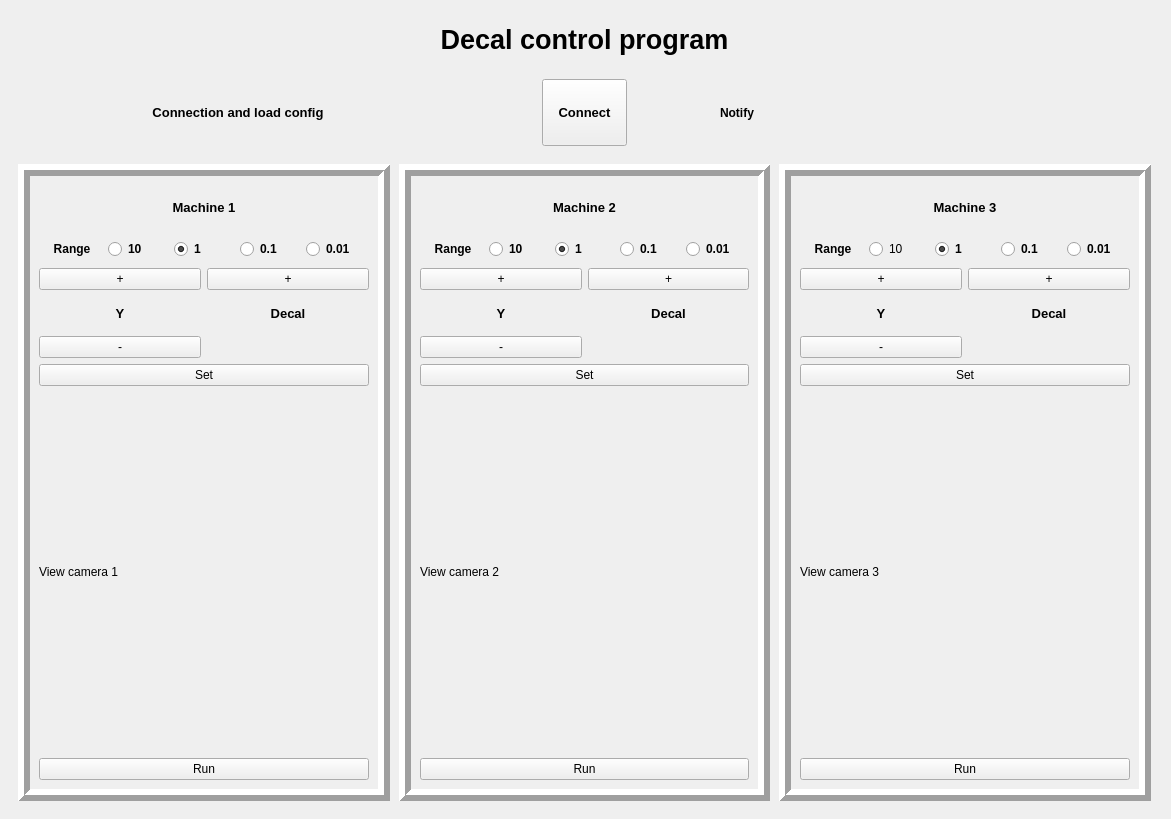
<?xml version="1.0" encoding="UTF-8"?>
<ui version="4.0">
 <class>Form</class>
 <widget class="QWidget" name="Form">
  <property name="geometry">
   <rect>
    <x>0</x>
    <y>0</y>
    <width>1171</width>
    <height>819</height>
   </rect>
  </property>
  <property name="windowTitle">
   <string>Form</string>
  </property>
  <widget class="QWidget" name="">
   <property name="geometry">
    <rect>
     <x>9</x>
     <y>9</y>
     <width>1151</width>
     <height>801</height>
    </rect>
   </property>
   <layout class="QVBoxLayout" name="verticalLayout_4" stretch="1,2,15">
    <property name="spacing">
     <number>9</number>
    </property>
    <property name="leftMargin">
     <number>9</number>
    </property>
    <property name="topMargin">
     <number>9</number>
    </property>
    <property name="rightMargin">
     <number>9</number>
    </property>
    <property name="bottomMargin">
     <number>9</number>
    </property>
    <item>
     <widget class="QLabel" name="label">
      <property name="font">
       <font>
        <pointsize>20</pointsize>
        <weight>75</weight>
        <bold>true</bold>
       </font>
      </property>
      <property name="text">
       <string>Decal control program</string>
      </property>
      <property name="alignment">
       <set>Qt::AlignCenter</set>
      </property>
     </widget>
    </item>
    <item>
     <layout class="QHBoxLayout" name="horizontalLayout" stretch="5,1,1,1,5">
      <property name="spacing">
       <number>9</number>
      </property>
      <property name="leftMargin">
       <number>9</number>
      </property>
      <property name="topMargin">
       <number>9</number>
      </property>
      <property name="rightMargin">
       <number>9</number>
      </property>
      <property name="bottomMargin">
       <number>9</number>
      </property>
      <item>
       <widget class="QLabel" name="label_14">
        <property name="maximumSize">
         <size>
          <width>16777215</width>
          <height>70</height>
         </size>
        </property>
        <property name="font">
         <font>
          <pointsize>10</pointsize>
          <weight>75</weight>
          <bold>true</bold>
         </font>
        </property>
        <property name="text">
         <string>Connection and load config</string>
        </property>
        <property name="alignment">
         <set>Qt::AlignCenter</set>
        </property>
       </widget>
      </item>
      <item>
       <spacer name="horizontalSpacer">
        <property name="orientation">
         <enum>Qt::Horizontal</enum>
        </property>
        <property name="sizeHint" stdset="0">
         <size>
          <width>40</width>
          <height>20</height>
         </size>
        </property>
       </spacer>
      </item>
      <item>
       <widget class="QPushButton" name="pushButtonConnect">
        <property name="maximumSize">
         <size>
          <width>16777215</width>
          <height>70</height>
         </size>
        </property>
        <property name="font">
         <font>
          <pointsize>10</pointsize>
          <weight>75</weight>
          <bold>true</bold>
         </font>
        </property>
        <property name="text">
         <string>Connect</string>
        </property>
       </widget>
      </item>
      <item>
       <spacer name="horizontalSpacer_2">
        <property name="orientation">
         <enum>Qt::Horizontal</enum>
        </property>
        <property name="sizeHint" stdset="0">
         <size>
          <width>40</width>
          <height>20</height>
         </size>
        </property>
       </spacer>
      </item>
      <item>
       <widget class="QLabel" name="labelNotify">
        <property name="maximumSize">
         <size>
          <width>16777215</width>
          <height>70</height>
         </size>
        </property>
        <property name="font">
         <font>
          <weight>75</weight>
          <bold>true</bold>
         </font>
        </property>
        <property name="text">
         <string>Notify</string>
        </property>
       </widget>
      </item>
     </layout>
    </item>
    <item>
     <layout class="QHBoxLayout" name="horizontalLayout_5">
      <item>
       <widget class="QFrame" name="frameMachine1">
        <property name="frameShape">
         <enum>QFrame::Box</enum>
        </property>
        <property name="frameShadow">
         <enum>QFrame::Raised</enum>
        </property>
        <property name="lineWidth">
         <number>6</number>
        </property>
        <layout class="QVBoxLayout" name="verticalLayout" stretch="1,1,2,1,8,1">
         <item>
          <widget class="QLabel" name="label_2">
           <property name="font">
            <font>
             <pointsize>10</pointsize>
             <weight>75</weight>
             <bold>true</bold>
            </font>
           </property>
           <property name="text">
            <string>Machine 1</string>
           </property>
           <property name="alignment">
            <set>Qt::AlignCenter</set>
           </property>
          </widget>
         </item>
         <item>
          <layout class="QHBoxLayout" name="horizontalLayout_2">
           <property name="leftMargin">
            <number>3</number>
           </property>
           <property name="topMargin">
            <number>3</number>
           </property>
           <property name="rightMargin">
            <number>3</number>
           </property>
           <property name="bottomMargin">
            <number>3</number>
           </property>
           <item>
            <widget class="QLabel" name="label_15">
             <property name="font">
              <font>
               <weight>75</weight>
               <bold>true</bold>
              </font>
             </property>
             <property name="text">
              <string>Range</string>
             </property>
             <property name="alignment">
              <set>Qt::AlignCenter</set>
             </property>
            </widget>
           </item>
           <item>
            <widget class="QRadioButton" name="radioButton110">
             <property name="font">
              <font>
               <weight>75</weight>
               <bold>true</bold>
              </font>
             </property>
             <property name="text">
              <string>10</string>
             </property>
            </widget>
           </item>
           <item>
            <widget class="QRadioButton" name="radioButton11">
             <property name="font">
              <font>
               <weight>75</weight>
               <bold>true</bold>
              </font>
             </property>
             <property name="text">
              <string>1</string>
             </property>
             <property name="checked">
              <bool>true</bool>
             </property>
            </widget>
           </item>
           <item>
            <widget class="QRadioButton" name="radioButton101">
             <property name="font">
              <font>
               <weight>75</weight>
               <bold>true</bold>
              </font>
             </property>
             <property name="text">
              <string>0.1</string>
             </property>
            </widget>
           </item>
           <item>
            <widget class="QRadioButton" name="radioButton1001">
             <property name="font">
              <font>
               <weight>75</weight>
               <bold>true</bold>
              </font>
             </property>
             <property name="text">
              <string>0.01</string>
             </property>
            </widget>
           </item>
          </layout>
         </item>
         <item>
          <layout class="QGridLayout" name="gridLayout">
           <item row="0" column="0">
            <widget class="QPushButton" name="pushButtonPlus1">
             <property name="text">
              <string>+</string>
             </property>
            </widget>
           </item>
           <item row="0" column="1">
            <widget class="QPushButton" name="pushButtonPlus1D">
             <property name="text">
              <string>+</string>
             </property>
            </widget>
           </item>
           <item row="1" column="0">
            <widget class="QLabel" name="label_5">
             <property name="font">
              <font>
               <pointsize>10</pointsize>
               <weight>75</weight>
               <bold>true</bold>
              </font>
             </property>
             <property name="text">
              <string>Y</string>
             </property>
             <property name="alignment">
              <set>Qt::AlignCenter</set>
             </property>
            </widget>
           </item>
           <item row="1" column="1">
            <widget class="QLabel" name="label_10">
             <property name="font">
              <font>
               <pointsize>10</pointsize>
               <weight>75</weight>
               <bold>true</bold>
              </font>
             </property>
             <property name="text">
              <string>Decal</string>
             </property>
             <property name="alignment">
              <set>Qt::AlignCenter</set>
             </property>
            </widget>
           </item>
           <item row="2" column="0">
            <widget class="QPushButton" name="pushButtonMinus1">
             <property name="text">
              <string>-</string>
             </property>
            </widget>
           </item>
          </layout>
         </item>
         <item>
          <widget class="QPushButton" name="pushButtonSet1">
           <property name="text">
            <string>Set</string>
           </property>
          </widget>
         </item>
         <item>
          <widget class="QLabel" name="labelView1">
           <property name="text">
            <string>View camera 1</string>
           </property>
          </widget>
         </item>
         <item>
          <widget class="QPushButton" name="pushButtonRun1">
           <property name="text">
            <string>Run</string>
           </property>
          </widget>
         </item>
        </layout>
       </widget>
      </item>
      <item>
       <widget class="QFrame" name="frameMachine2">
        <property name="frameShape">
         <enum>QFrame::Box</enum>
        </property>
        <property name="frameShadow">
         <enum>QFrame::Raised</enum>
        </property>
        <property name="lineWidth">
         <number>6</number>
        </property>
        <layout class="QVBoxLayout" name="verticalLayout_2" stretch="1,1,2,1,8,1">
         <item>
          <widget class="QLabel" name="label_4">
           <property name="font">
            <font>
             <pointsize>10</pointsize>
             <weight>75</weight>
             <bold>true</bold>
            </font>
           </property>
           <property name="text">
            <string>Machine 2</string>
           </property>
           <property name="alignment">
            <set>Qt::AlignCenter</set>
           </property>
          </widget>
         </item>
         <item>
          <layout class="QHBoxLayout" name="horizontalLayout_3">
           <property name="leftMargin">
            <number>3</number>
           </property>
           <property name="topMargin">
            <number>3</number>
           </property>
           <property name="rightMargin">
            <number>3</number>
           </property>
           <property name="bottomMargin">
            <number>3</number>
           </property>
           <item>
            <widget class="QLabel" name="label_16">
             <property name="font">
              <font>
               <weight>75</weight>
               <bold>true</bold>
              </font>
             </property>
             <property name="text">
              <string>Range</string>
             </property>
             <property name="alignment">
              <set>Qt::AlignCenter</set>
             </property>
            </widget>
           </item>
           <item>
            <widget class="QRadioButton" name="radioButton210">
             <property name="font">
              <font>
               <weight>75</weight>
               <bold>true</bold>
              </font>
             </property>
             <property name="text">
              <string>10</string>
             </property>
            </widget>
           </item>
           <item>
            <widget class="QRadioButton" name="radioButton21">
             <property name="font">
              <font>
               <weight>75</weight>
               <bold>true</bold>
              </font>
             </property>
             <property name="text">
              <string>1</string>
             </property>
             <property name="checked">
              <bool>true</bool>
             </property>
            </widget>
           </item>
           <item>
            <widget class="QRadioButton" name="radioButton201">
             <property name="font">
              <font>
               <weight>75</weight>
               <bold>true</bold>
              </font>
             </property>
             <property name="text">
              <string>0.1</string>
             </property>
            </widget>
           </item>
           <item>
            <widget class="QRadioButton" name="radioButton2001">
             <property name="font">
              <font>
               <weight>75</weight>
               <bold>true</bold>
              </font>
             </property>
             <property name="text">
              <string>0.01</string>
             </property>
            </widget>
           </item>
          </layout>
         </item>
         <item>
          <layout class="QGridLayout" name="gridLayout_2">
           <item row="0" column="0">
            <widget class="QPushButton" name="pushButtonPlus2">
             <property name="text">
              <string>+</string>
             </property>
            </widget>
           </item>
           <item row="0" column="1">
            <widget class="QPushButton" name="pushButtonPlus2D">
             <property name="text">
              <string>+</string>
             </property>
            </widget>
           </item>
           <item row="1" column="0">
            <widget class="QLabel" name="label_6">
             <property name="font">
              <font>
               <pointsize>10</pointsize>
               <weight>75</weight>
               <bold>true</bold>
              </font>
             </property>
             <property name="text">
              <string>Y</string>
             </property>
             <property name="alignment">
              <set>Qt::AlignCenter</set>
             </property>
            </widget>
           </item>
           <item row="1" column="1">
            <widget class="QLabel" name="label_9">
             <property name="font">
              <font>
               <pointsize>10</pointsize>
               <weight>75</weight>
               <bold>true</bold>
              </font>
             </property>
             <property name="text">
              <string>Decal</string>
             </property>
             <property name="alignment">
              <set>Qt::AlignCenter</set>
             </property>
            </widget>
           </item>
           <item row="2" column="0">
            <widget class="QPushButton" name="pushButtonMinus2">
             <property name="text">
              <string>-</string>
             </property>
            </widget>
           </item>
          </layout>
         </item>
         <item>
          <widget class="QPushButton" name="pushButtonSet2">
           <property name="text">
            <string>Set</string>
           </property>
          </widget>
         </item>
         <item>
          <widget class="QLabel" name="labelView2">
           <property name="text">
            <string>View camera 2</string>
           </property>
          </widget>
         </item>
         <item>
          <widget class="QPushButton" name="pushButtonRun2">
           <property name="text">
            <string>Run</string>
           </property>
          </widget>
         </item>
        </layout>
       </widget>
      </item>
      <item>
       <widget class="QFrame" name="frameMachine3">
        <property name="frameShape">
         <enum>QFrame::Box</enum>
        </property>
        <property name="frameShadow">
         <enum>QFrame::Raised</enum>
        </property>
        <property name="lineWidth">
         <number>6</number>
        </property>
        <layout class="QVBoxLayout" name="verticalLayout_3" stretch="1,1,2,1,8,1">
         <item>
          <widget class="QLabel" name="label_3">
           <property name="font">
            <font>
             <pointsize>10</pointsize>
             <weight>75</weight>
             <bold>true</bold>
            </font>
           </property>
           <property name="text">
            <string>Machine 3</string>
           </property>
           <property name="alignment">
            <set>Qt::AlignCenter</set>
           </property>
          </widget>
         </item>
         <item>
          <layout class="QHBoxLayout" name="horizontalLayout_4">
           <property name="leftMargin">
            <number>3</number>
           </property>
           <property name="topMargin">
            <number>3</number>
           </property>
           <property name="rightMargin">
            <number>3</number>
           </property>
           <property name="bottomMargin">
            <number>3</number>
           </property>
           <item>
            <widget class="QLabel" name="label_17">
             <property name="font">
              <font>
               <weight>75</weight>
               <bold>true</bold>
              </font>
             </property>
             <property name="text">
              <string>Range</string>
             </property>
             <property name="alignment">
              <set>Qt::AlignCenter</set>
             </property>
            </widget>
           </item>
           <item>
            <widget class="QRadioButton" name="radioButton310">
             <property name="text">
              <string>10</string>
             </property>
            </widget>
           </item>
           <item>
            <widget class="QRadioButton" name="radioButton31">
             <property name="font">
              <font>
               <weight>75</weight>
               <bold>true</bold>
              </font>
             </property>
             <property name="text">
              <string>1</string>
             </property>
             <property name="checked">
              <bool>true</bool>
             </property>
            </widget>
           </item>
           <item>
            <widget class="QRadioButton" name="radioButton301">
             <property name="font">
              <font>
               <weight>75</weight>
               <bold>true</bold>
              </font>
             </property>
             <property name="text">
              <string>0.1</string>
             </property>
            </widget>
           </item>
           <item>
            <widget class="QRadioButton" name="radioButton3001">
             <property name="font">
              <font>
               <weight>75</weight>
               <bold>true</bold>
              </font>
             </property>
             <property name="text">
              <string>0.01</string>
             </property>
            </widget>
           </item>
          </layout>
         </item>
         <item>
          <layout class="QGridLayout" name="gridLayout_3">
           <item row="0" column="0">
            <widget class="QPushButton" name="pushButtonPlus3">
             <property name="text">
              <string>+</string>
             </property>
            </widget>
           </item>
           <item row="0" column="1">
            <widget class="QPushButton" name="pushButtonPlus3D">
             <property name="text">
              <string>+</string>
             </property>
            </widget>
           </item>
           <item row="1" column="0">
            <widget class="QLabel" name="label_7">
             <property name="font">
              <font>
               <pointsize>10</pointsize>
               <weight>75</weight>
               <bold>true</bold>
              </font>
             </property>
             <property name="text">
              <string>Y</string>
             </property>
             <property name="alignment">
              <set>Qt::AlignCenter</set>
             </property>
            </widget>
           </item>
           <item row="1" column="1">
            <widget class="QLabel" name="label_8">
             <property name="font">
              <font>
               <pointsize>10</pointsize>
               <weight>75</weight>
               <bold>true</bold>
              </font>
             </property>
             <property name="text">
              <string>Decal</string>
             </property>
             <property name="alignment">
              <set>Qt::AlignCenter</set>
             </property>
            </widget>
           </item>
           <item row="2" column="0">
            <widget class="QPushButton" name="pushButtonMinus3">
             <property name="text">
              <string>-</string>
             </property>
            </widget>
           </item>
          </layout>
         </item>
         <item>
          <widget class="QPushButton" name="pushButtonSet3">
           <property name="text">
            <string>Set</string>
           </property>
          </widget>
         </item>
         <item>
          <widget class="QLabel" name="labelView3">
           <property name="text">
            <string>View camera 3</string>
           </property>
          </widget>
         </item>
         <item>
          <widget class="QPushButton" name="pushButtonRun3">
           <property name="text">
            <string>Run</string>
           </property>
          </widget>
         </item>
        </layout>
       </widget>
      </item>
     </layout>
    </item>
   </layout>
  </widget>
 </widget>
 <resources/>
 <connections/>
</ui>
